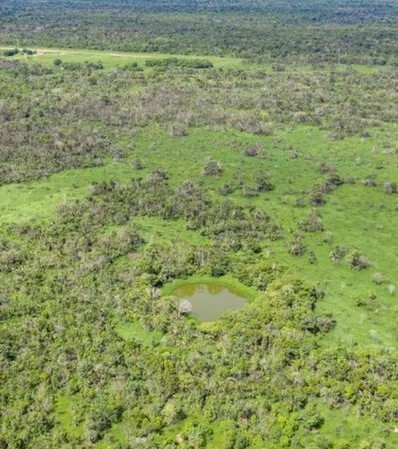
#> input picture Antes_Depois/bin/Debug/Antes.png, 398 x 449 px
$ python Subtracao.py
#> lines starting #> are read from the running program, lines starting #| are printed output that depends on the picture
import cv2
from PIL import Image

dim = (640,480)
image1 = cv2.imread('Antes.png')
#> image1 is the input picture: shape (449, 398, 3); mean B, G, R 94.9, 147.3, 132.5
image1 = cv2.resize(image1, dim)
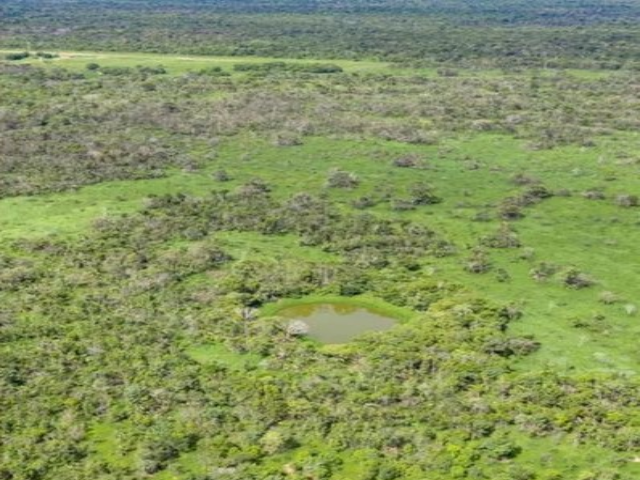
#> image1: shape (480, 640, 3); mean B, G, R 94.7, 147.2, 132.3
image1 = cv2.medianBlur(image1, 3)

image2 = cv2.imread('Depois.png')
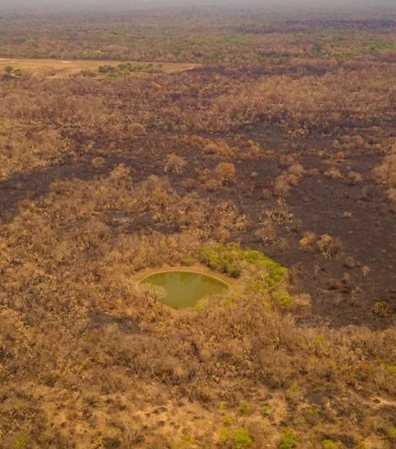
#> input picture Antes_Depois/bin/Debug/Depois.png, 396 x 449 px
#> image2 is the input picture: shape (449, 396, 3); mean B, G, R 64.1, 96.3, 134.8
image2 = cv2.resize(image2, dim)
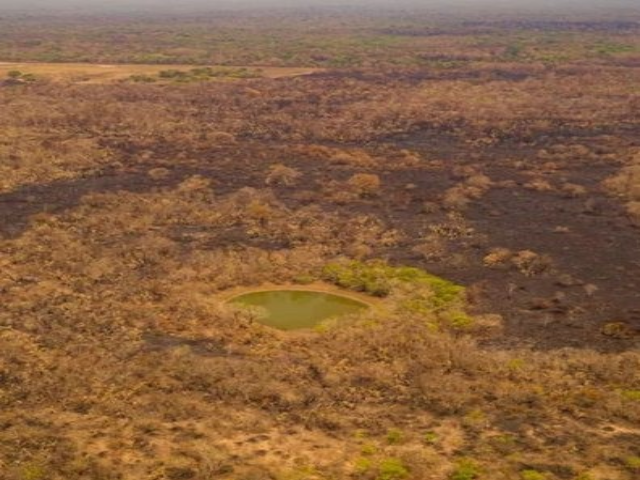
#> image2: shape (480, 640, 3); mean B, G, R 64, 96.2, 134.6
image2 = cv2.medianBlur(image2, 3)

sub = cv2.subtract(image1, image2)
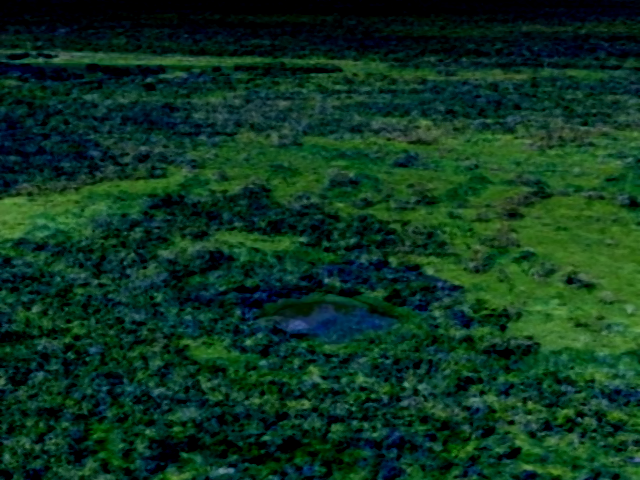
#> sub: shape (480, 640, 3); mean B, G, R 31.9, 52.5, 13
cv2.imwrite("Resultado.png", sub)

imgGray = cv2.imread('Resultado.png',0)
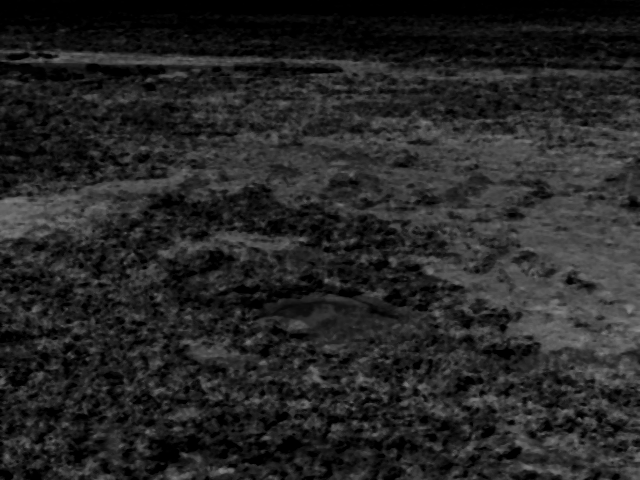
#> imgGray: shape (480, 640); min 0, max 140, mean 37.9
cv2.imwrite("Cinza.png", imgGray)

cv2.destroyAllWindows()
